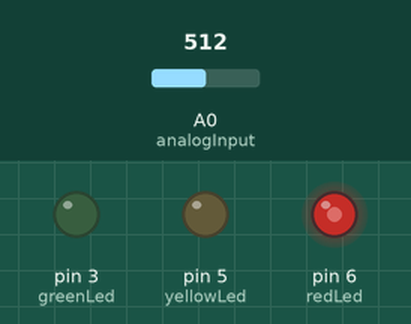
Bench run of a sketch on a simulated Arduino Uno, built with avr-gcc and run on an emulated ATmega328P. Shown: output pins drawn as LEDs (lit = HIGH). Inputs (shaded band) come from the test bench; at power-on: A0 (analogInput) = 512.

Above: at 1.2 s.
1.3 s: A0 (analogInput) set to 716
At 1.6 s:
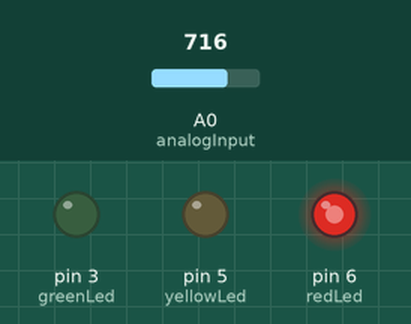
2.8 s: A0 (analogInput) set to 900
At 5.6 s:
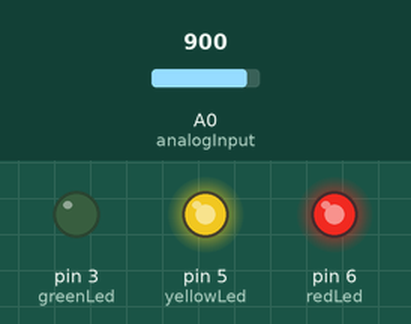
5.8 s: A0 (analogInput) set to 1023
At 7.3 s:
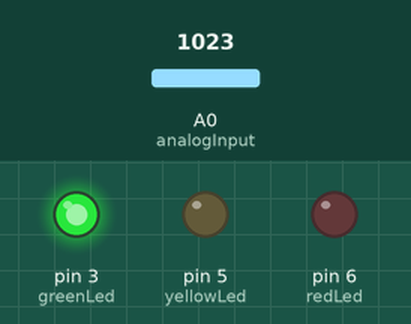
7.6 s: A0 (analogInput) set to 511
At 8.8 s:
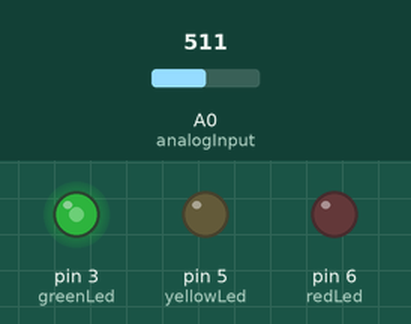
9.1 s: A0 (analogInput) set to 122
Timing chart, 0 to 35.1 s (numbered marks = the images above; inputs shaded):
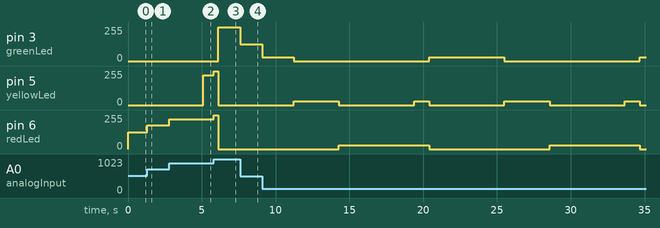

Measured:
- after the input at 1.3 s, pin 6 (redLed): 127/255 → 178/255 at once
- after the input at 2.8 s, pin 5 (yellowLed): 0/255 → 224/255 after 2.3 s; pin 6 (redLed): 178/255 → 224/255 at once
- after the input at 5.8 s, pin 3 (greenLed): 0/255 → 255/255 after 0.33 s; pin 5 (yellowLed), pin 6 (redLed): 224/255 → 255/255 at once, → 0/255 0.33 s later
- after the input at 7.6 s, pin 3 (greenLed): 255/255 → 127/255 at once

The sketch:

traffic_light.pde
```cpp
// (licence header left out)
// Set the corresponding input & output pin constants
const int analogInput = A0;  // Brightness potentiometer
const int redLed = 6;        // Red LED output pin
const int yellowLed  = 5;    // Yellow LED output pin
const int greenLed = 3;      // Green LED output pin

// Duration of the red & green phase in seconds:
const int redPhase = 5;
const int greenPhase = 5;

// The different phases of a german traffic light
enum phase {
  red,
  red_yellow,
  yellow,
  green
};

int brightness = 0;
phase currentPhase;
int dummyCounter;

void setup() {
  // Start with red phase
  currentPhase = red;
  dummyCounter = redPhase * 100;
}

void loop() {
  outputLogic();

  // if timer is zero switch to the next phase
  if (dummyCounter == 0) {
    switchToNextPhase();
  }

  dummyCounter--;
  delay(10);
}

void switchToNextPhase() {
  switch(currentPhase) {
    case red: currentPhase = red_yellow;
      dummyCounter = 100;    // 1 second
      break;
    case red_yellow: currentPhase = green;
      dummyCounter = greenPhase * 100;
      break;
    case green: currentPhase = yellow;
      dummyCounter = 300;    // 3 seconds
      break;
    case yellow: currentPhase = red;
      dummyCounter = redPhase * 100;
      break;
  }
}

void outputLogic() {
  readBrightness();

  switch(currentPhase) {
    case red: setLeds(1, 0, 0);
      break;
    case red_yellow: setLeds(1, 1, 0);
      break;
    case green: setLeds(0, 0, 1);
      break;
    case yellow: setLeds(0, 1, 0);
      break;
  }
}

// de- / activate LEDs
void setLeds(int red, int yellow, int green) {
  analogWrite(redLed, red * brightness);
  analogWrite(yellowLed, yellow * brightness);
  analogWrite(greenLed, green * brightness);
}

void readBrightness() {
  // Retrieve the potentiometer value
  int sensorValue = analogRead(analogInput);

  // Convert analog in to analog out (10 Bit in & 8 bit PWM out)
  brightness = map(sensorValue, 0, 1023, 0, 255);
}
```
